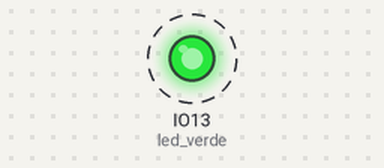
The program below on a simulated ESP32 board running CircuitPython. On the bench: output pins drawn as LEDs (lit = HIGH). Dashed ring = blinking.

Above: at 0.5 s.
Timing chart, 0 to 4.6 s (numbered marks = the images above):
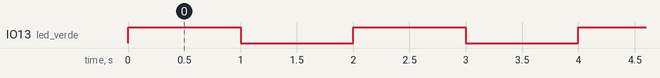

The program:

code.py
```python
# (licence header left out)
import board            # Biblioteca para acessar os recursos da placa
import digitalio        # Biblioteca para controlar os pinos digitais
import time             # Biblioteca para controlar o tempo

# Define o pino do LED verde
led_verde = digitalio.DigitalInOut(board.IO13)
led_verde.direction = digitalio.Direction.OUTPUT

# Loop infinito para piscar o LED vermelho
while True:
    led_verde.value = not led_verde.value  # Inverte o estado do LED
    time.sleep(1)  # Espera 1 segundo
```

Measured:
- by itself, IO13 (led_verde): alternates HIGH for 1.0 s and LOW for 1.0 s
